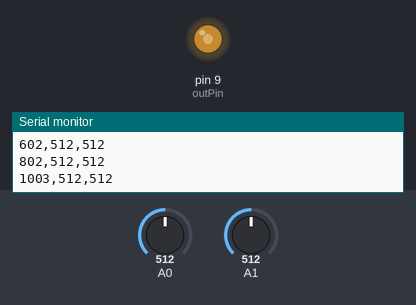
The sketch below on a simulated Arduino Uno, built with avr-gcc and run on an emulated ATmega328P. Parts: output pins drawn as LEDs (lit = HIGH), the last lines printed to the serial monitor. Inputs (shaded band) come from the test bench; at power-on: A1 = 512, A0 = 512.

Above: at 1.2 s.
1.3 s: A1 set to 716
At 1.7 s:
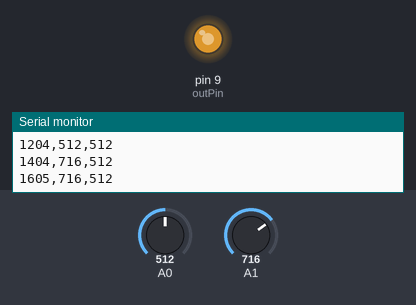
2.9 s: A1 set to 900
At 4.2 s:
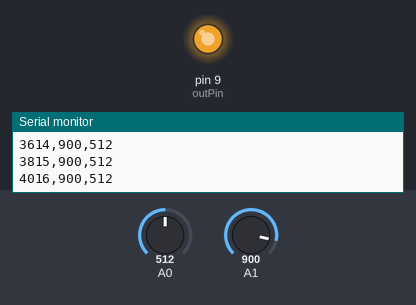
4.5 s: A1 set to 122
At 5.8 s:
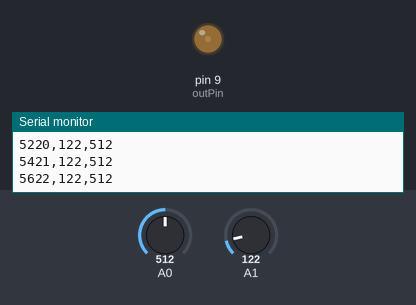
6.1 s: A1 set to 0
At 7.3 s:
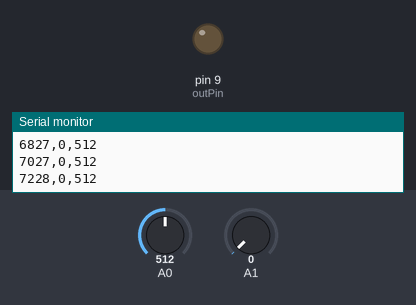
7.7 s: A1 set to 511
At 8.7 s:
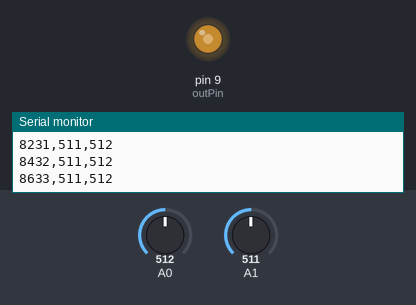
Timing chart, 0 to 10.3 s (numbered marks = the images above; inputs shaded):
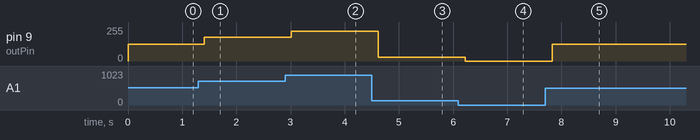

The sketch:

lab3sketch.ino
```cpp
// The outpin is 9
const int outPin = 9;
// Output level starts at 0
int outputLevel=0;


void setup() {
  //define the pin mode for the digital output
  pinMode(outPin, OUTPUT);

  // initialize serial communication at 9600 bits per second:
  Serial.begin(9600);
}

// The loop() function runs over and over so whatever is contained
// therein will be repeated until while the arduino is on.

void loop() {

  int sensorValue = analogRead(A0);
  int potValue = analogRead(A1);

  //map the pot value to a value
  outputLevel = map(potValue,0,1023,0,255);

  //write outputLevel to digital output pin
  analogWrite(outPin, outputLevel);

  //This writes the outputLevel variable to the output pin

  Serial.print(millis());
  Serial.print(',');
  Serial.print(potValue);
  Serial.print(',');
  Serial.println(sensorValue);
  // 200 ms

  delay(200);
}
```

Measured:
- after the input at 1.3 s, pin 9 (outPin): 127/255 → 178/255 after 0.11 s
- after the input at 2.9 s, pin 9 (outPin): 178/255 → 224/255 after 0.11 s
- after the input at 4.5 s, pin 9 (outPin): 224/255 → 30/255 after 0.12 s
- after the input at 6.1 s, pin 9 (outPin): 30/255 → 0/255 after 0.13 s
- after the input at 7.7 s, pin 9 (outPin): 0/255 → 127/255 after 0.13 s
